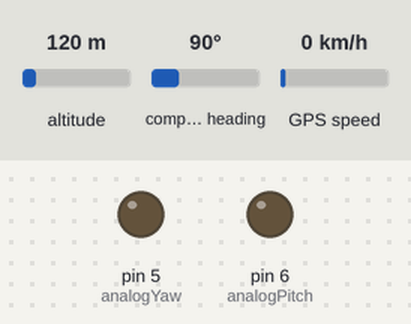
Bench run of a program on a simulated Arduino Uno, built with avr-gcc and run on an emulated ATmega328P. On the bench: output pins drawn as LEDs (lit = HIGH). The test bench sets the inputs (shaded band); at power-on: compass heading 90°, altitude 120 m, GPS speed 0 km/h. The GPS gets a fix after 3 s at 37.7749, -122.4194 with 8 satellites.

Above: at 1.2 s.
1.3 s: compass heading set to 7°
At 4.2 s:
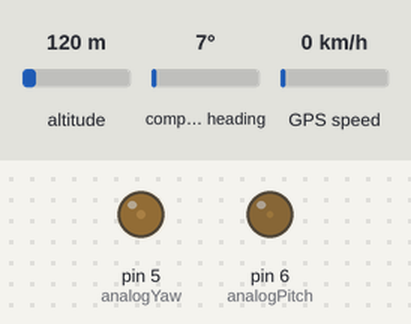
4.5 s: compass heading set to 90°
At 5.9 s:
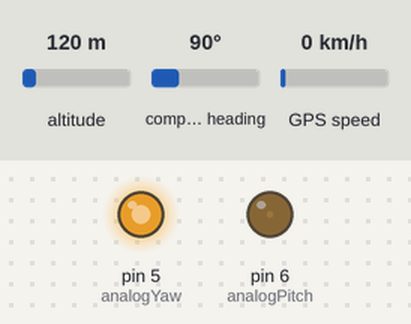
6.5 s: compass heading set to 180°
At 7.4 s:
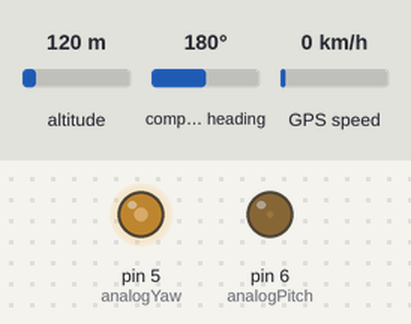
Timing chart, 0 to 9.5 s (numbered marks = the images above; inputs shaded):
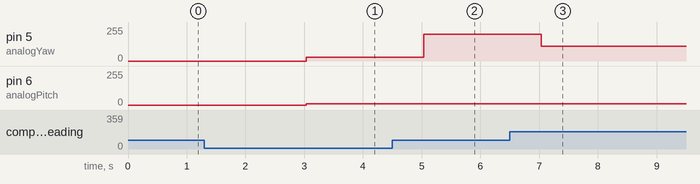

The program:

main.cpp
```cpp
/*
 * Rui Santos
 * Complete Project Details https://randomnerdtutorials.com
 */
#include <Arduino.h>
#include <SPI.h>
#include <Wire.h>
#include <TinyGPSPlus.h>
#include <SoftwareSerial.h>


#define analogYaw 5
#define analogPitch 6

int t,dt;
float vmax = 0;
float v = 1;
float Oz = 0.0;//yaw
float Oy = 0.0;//pitch
bool set = false;
float alt = 0.0;
float dist = 0.0;

// The serial connection to the GPS module
SoftwareSerial gpsSerial(7,8);
TinyGPSPlus gps;

double HOME_LAT = 46.64968;
double HOME_LNG = 00.36231;

void setup(){
  gpsSerial.begin(9600);
  set = true;
}


void loop(){
  while (gpsSerial.available() > 0){
    gps.encode(gpsSerial.read());}

  if(gps.location.isUpdated() && gps.location.lat()!= 0.0){
      v = gps.speed.mps();
      if(!set){
        if(v < 0.1  && millis()> 4000){ // if imobile, set home
          set = true;
          HOME_LAT = gps.location.lat();
          HOME_LNG = gps.location.lng();
          alt = gps.altitude.meters();
        }}
      else{
        dist = gps.distanceBetween(gps.location.lat(),gps.location.lng(),HOME_LAT,HOME_LNG);
        if(dist>20){ // dont turn if close to the waypoint
          Oz = gps.courseTo(gps.location.lat(),gps.location.lng(),HOME_LAT,HOME_LNG)-gps.course.deg();
          if (Oz>180){Oz-=360;}
          else if (Oz<-180){Oz+=360;}
          Oy = gps.altitude.meters()-alt+40; // fligh alt = 40 m
          if (Oy>10){Oy=10;}
          else if (Oy<-10){Oy = -10;}}

      }

    analogWrite(analogYaw,Oz);
    analogWrite(analogPitch,Oy);

}}
```

Measured:
- after the input at 1.3 s, pin 5 (analogYaw): 0/255 → 28/255 after 1.7 s
- after the input at 4.5 s, pin 5 (analogYaw): 28/255 → 202/255 after 0.54 s
- after the input at 6.5 s, pin 5 (analogYaw): 202/255 → 112/255 after 0.54 s
